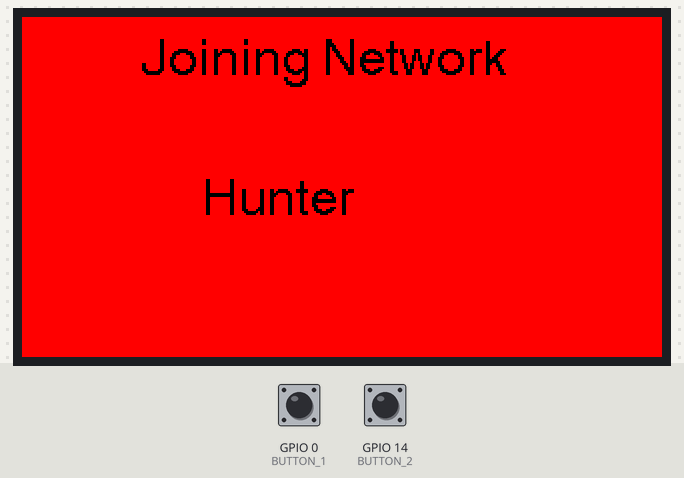
Bench run of a sketch on a simulated ESP32-S3. Parts: 320×170 colour display. The inputs (shaded band) are chosen by the test bench; at power-on: GPIO 0 (BUTTON_1) HIGH, GPIO 14 (BUTTON_2) HIGH. WiFi joins after 1.5 s; servers stay silent unless stated; what the sketch prints to the serial monitor is not drawn.

Above: at 1.3 s.
1.4 s: GPIO 0 (BUTTON_1) pulled LOW for 0.15 s
At 2.1 s:
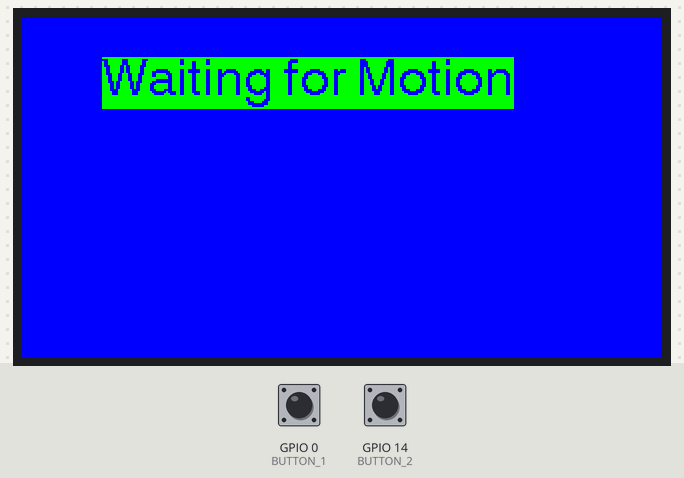
4.5 s: GPIO 14 (BUTTON_2) pulled LOW for 0.15 s
At 5.1 s:
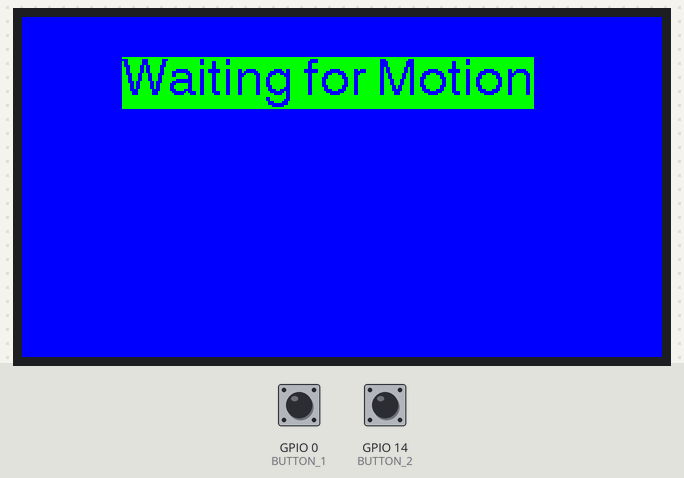
7.0 s: GPIO 14 (BUTTON_2) pulled LOW for 1 s
9.5 s: GPIO 0 (BUTTON_1) pulsed LOW 5 times (0.12 s each, 0.3 s apart)
At 11.5 s:
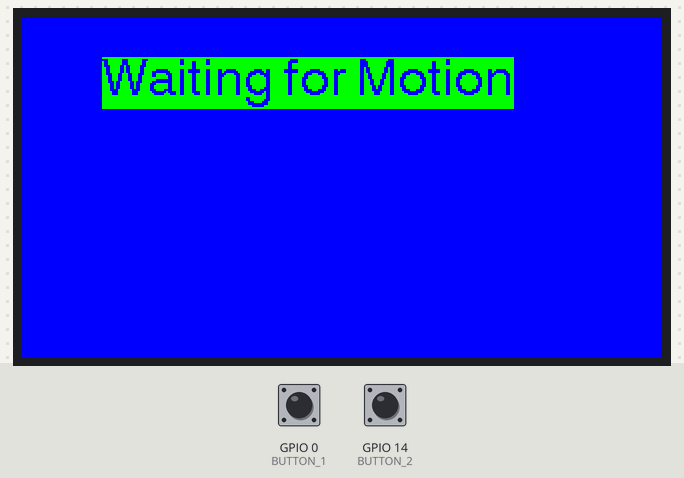
Timing chart, 0 to 13.0 s (numbered marks = the images above; inputs shaded):
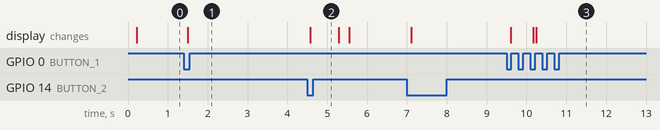

Measured:
- after the input at 1.4 s, the display: changes after 0.10 s (image 1)
- after the input at 9.5 s, the display: changes after 0.11 s (image 3)

The sketch:

client.ino
```cpp
//  Monitors buttons pressed, IOT API for motion, CAP server for heart beat.
// github.com/Xinyuan-LilyGO/T-Display-S3
// In Arduino Preferences, on the Settings tab, enter the
// https://raw.githubusercontent.com/espressif/arduino-esp32/gh-pages/package_esp32_index.json
// 170 x 320

#include "Arduino.h"
#include "TFT_eSPI.h"
#include "pin_config.h"
TFT_eSPI tft = TFT_eSPI();

#include <WiFi.h>
#include <HTTPClient.h>
#include <ArduinoJson.h>
const char* ssid = "Hunter";
const char* password = "saturday";
const char* serverName = "http://10.0.0.21/motion";
const char* serverCAP = "http://10.0.0.124:9009/alive";
// the following variables are unsigned longs because the time, measured in
// milliseconds, will quickly become a bigger number than can be stored in an int.
unsigned long lastTime = 0;
unsigned long timerDelay = 2 * 1000;
TaskHandle_t TaskHandle_1;
TaskHandle_t TaskHandle_2;

// String sensorReadings;
int BUTTON_1 = 0;
int BUTTON_2 = 14;
void IRAM_ATTR toggleButton1();
void IRAM_ATTR toggleButton2();
int POLL_INTERVAL = 100;
bool ALERT = false;

void setup() {
  pinMode(BUTTON_1, INPUT_PULLUP);
  pinMode(BUTTON_2, INPUT_PULLUP);
  // attachInterrupt( digitalPinToInterrupt( BUTTON_1 ), toggleButton1, FALLING);   //  Not available for ESP32 S3
  // attachInterrupt( digitalPinToInterrupt( BUTTON_2 ), toggleButton2, FALLING);
  // pinMode(PIN_POWER_ON, OUTPUT);
  // digitalWrite(PIN_POWER_ON, HIGH);

  Serial.begin(115200);
  tft.begin();
  tft.setRotation(3);
  tft.setSwapBytes(true);

  ledcSetup(0, 2000, 8);
  ledcAttachPin(PIN_LCD_BL, 0);
  ledcWrite(0, 255);

  xTaskCreate(read_button_1, "Read Button 1", 2000, NULL, 1, NULL);
  xTaskCreate(read_button_2, "Read Button 2", 2000, NULL, 1, NULL);
  xTaskCreate(check_motion, "Check IOT motion", 8000, NULL, 1, &TaskHandle_1);  // Needs to be above 4000
  xTaskCreate(check_CAP, "Check Control Accounts Payable", 8000, NULL, 1, &TaskHandle_2);
}

void checkConnections() {
  if (WiFi.status() != WL_CONNECTED) {
    setup_WiFi();
  }
}

void setup_WiFi() {
  tft.fillScreen(TFT_RED);
  tft.setTextColor(TFT_BLACK, TFT_RED);
  tft.drawString("Joining Network", 60, 10, 4);
  tft.drawString(ssid, 90, 80, 4);
  Serial.println();
  Serial.print("Connecting to ");
  Serial.println(ssid);
  while (WiFi.status() != WL_CONNECTED) {
    WiFi.begin(ssid, password);  //  07/08/2021  WiFi crashed, may have been stuck in a loop.
    delay(5000);                 //  2000 is not enough but 3000 is.
  }

  if (WiFi.status() == WL_CONNECTED) {
    IPAddress broadCast = WiFi.localIP();
    Serial.println("");
    Serial.println("WiFi connected");
    Serial.println("IP address: ");
    Serial.println(WiFi.localIP());
    Serial.println(broadCast);
    tft.fillScreen(TFT_GREEN);
    tft.setTextColor(TFT_WHITE, TFT_BLACK);
    tft.drawString("WiFi", 100, 0, 4);
    tft.drawString(IpAddress2String(broadCast), 80, 50, 4);
  }
}

String IpAddress2String(const IPAddress& ipAddress) {
  return String(ipAddress[0]) + String(".") + String(ipAddress[1]) + String(".") + String(ipAddress[2]) + String(".") + String(ipAddress[3]);
}

void read_button_1(void* parameter) {
  for (;;) {
    if (digitalRead(BUTTON_1) == 0) {
      ALERT = false;
      tft.fillScreen(TFT_BLUE);
      tft.setTextColor(TFT_BLUE, TFT_GREEN);
      tft.drawString("Waiting for Motion", 40, 20, 4);
      Serial.println("Button 1 Pressed!");
    }
    vTaskDelay(POLL_INTERVAL / portTICK_PERIOD_MS);
  }
}

void read_button_2(void* parameter) {
  for (;;) {
    if (digitalRead(BUTTON_2) == 0) {
      ALERT = false;
      tft.fillScreen(TFT_BLUE);
      tft.setTextColor(TFT_BLUE, TFT_GREEN);
      tft.drawString("Waiting for Motion", 50, 20, 4);
      Serial.println("Button 2 Pressed!");
    }
    vTaskDelay(POLL_INTERVAL / portTICK_PERIOD_MS);
  }
}

void check_motion(void* parameter) {
  while (true) {
    // if (!ALERT){}
    int lapse = millis() - lastTime;
    Serial.print("lapse = ");
    Serial.println(lapse);
    if (lapse > timerDelay) {
      lastTime = millis();
      checkConnections();

      String json = httpGETRequest(serverName);
      Serial.println(json);
      DynamicJsonDocument doc(1024);
      deserializeJson(doc, json);

      for (JsonObject elem : doc.as<JsonArray>()) {
        ALERT = true;
        // vTaskDelete( TaskHandle_2 );
        const char* time_c = elem["time"];
        String value_s = elem["value"];
        int value_i = elem["value"];
        tft.fillScreen(TFT_BLACK);
        tft.setTextColor(TFT_RED, TFT_BLACK);
        tft.drawString("MOTION  ALERT", 55, 10, 4);
        tft.drawString(value_s, 100, 50, 8);
        tft.drawString(time_c, 20, 150, 2);
      }
      delay(5000);
    }


  }
  vTaskDelay(1000);
}


String httpGETRequest(const char* serverName) {
  WiFiClient client;
  HTTPClient http;
  http.begin(client, serverName);
  delay(2000);
  int httpResponseCode = http.GET();
  Serial.print("httpResponseCode=");
  Serial.println(httpResponseCode);
  String payload = "{}";
  if (httpResponseCode > 0) {
    Serial.print("HTTP Response code: ");
    Serial.println(httpResponseCode);
    payload = http.getString();
  } else {
    Serial.print("Error code: ");
    Serial.println(httpResponseCode);
  }
  http.end();
  return payload;
}

void loop() {}

void check_CAP(void* parameter) {
  while (true)
  {
    if (!ALERT) {
      checkConnections();
      char HOST_NAME[] = "10.0.0.11";
      bool alive = server_alive(HOST_NAME);
      if (alive) {
        tft.fillScreen(TFT_GREEN);
        tft.setTextColor(TFT_BLUE, TFT_GREEN);
        tft.drawString("CAP  ALIVE", 90, 30, 4);
        // tft.drawString(value_s, 100, 90, 8);

        // String json = httpGETRequest(serverCAP);
        // DynamicJsonDocument doc(1024);
        // Serial.println(json);
        // deserializeJson(doc, json);
        // JsonObject obj = doc.as<JsonObject>();
        // //  String alive_string = obj["alive"].as<String>();
        // //  bool alive_bool = obj["alive"].as<bool>();
        // String alive_string = obj["alive"];
        // boolean alive_bool = obj["alive"];
        // Serial.println(obj);
        // Serial.print("alive=");
        // Serial.println(alive_string);
        // Serial.println(alive_bool);
      } else {
        ALERT = true;
        tft.fillScreen(TFT_RED);
        tft.setTextColor(TFT_BLUE, TFT_RED);
        tft.drawString("CAP  OFF  LINE", 50, 30, 4);
      }
    }
    vTaskDelay(60 * 1000);
  }
}


bool server_alive(const char* HOST_NAME) {
  WiFiClient client;
  if (client.connect(HOST_NAME, 80)) {
    Serial.println("Connected to CAP server");
    client.stop();
    return true;
  } else {
    Serial.println("Connection to CAP server - Failed !");
    client.stop();
    return false;
  }
}
```

pin_config.h
```cpp
#pragma once


/*ESP32S3*/
#define PIN_LCD_BL                   38

#define PIN_LCD_D0                   39
#define PIN_LCD_D1                   40
#define PIN_LCD_D2                   41
#define PIN_LCD_D3                   42
#define PIN_LCD_D4                   45
#define PIN_LCD_D5                   46
#define PIN_LCD_D6                   47
#define PIN_LCD_D7                   48

#define PIN_POWER_ON                 15

#define PIN_LCD_RES                  5
#define PIN_LCD_CS                   6
#define PIN_LCD_DC                   7
#define PIN_LCD_WR                   8
#define PIN_LCD_RD                   9

#define PIN_BUTTON_1                 0
#define PIN_BUTTON_2                 14
#define PIN_BAT_VOLT                 4

#define PIN_IIC_SCL                  17
#define PIN_IIC_SDA                  18

#define PIN_TOUCH_INT                16
#define PIN_TOUCH_RES                21
```
